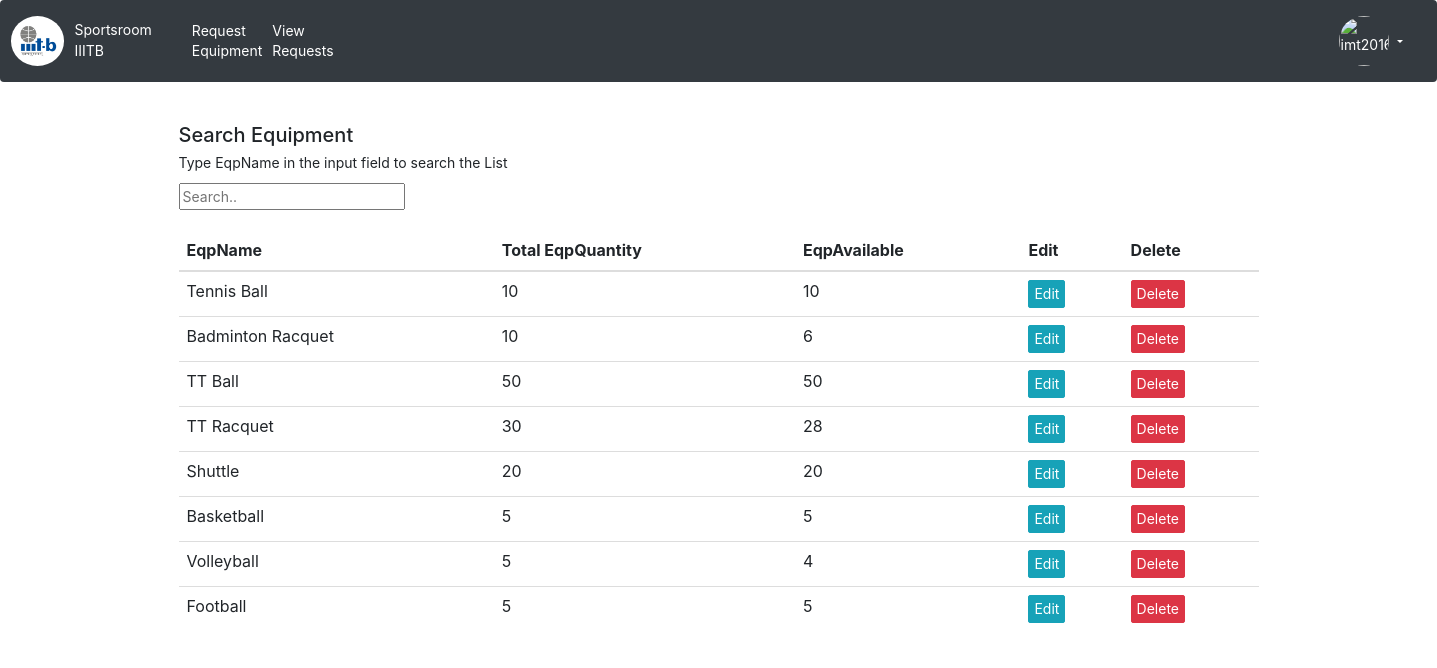
The page /sportsEquipment/viewEquipList/ (signed in) on the database its author committed.
### sportsEquipment/models.py (models this page shows)
class Equipments(models.Model):
	eqpId       = models.AutoField(primary_key=True)
	eqpName     = models.CharField(max_length=50)
	eqpQuantity = models.IntegerField(default=0,validators=[MinValueValidator(1)])
	someInt = 0
	eqpQuantityTaken = models.IntegerField(default=0,validators=[MaxValueValidator(someInt)])
	def __init__(self,*args,**kwargs):
		super(Equipments, self).__init__(*args, **kwargs)
		if(self.someInt == 0):
			self.someInt = self.eqpQuantity
	def __str__(self):
		return str(self.eqpId)+"@"+self.eqpName+"_"+str(self.eqpQuantity)

### sportsEquipment/views.py (the view)
# urls.py: path(r'viewEquipList/',views.viewInventory,name='viewEquipList'),
@login_required
def viewInventory(request):
	userProfile = UserProfileInfo.objects.get(user=request.user)
	context = list(Equipments.objects.order_by('-eqpId'))
	for req in context:
		req.eqpQuantityTaken = req.eqpQuantity - req.eqpQuantityTaken
	print(context)
	return render(request, 'AdminUser/viewEquipList.html', {'context': context,'userProfile': userProfile});

### templates/AdminUser/viewEquipList.html (shortened to what this page needs)
{% extends 'MasterLayout/baseLayout.html' %}
{% block rightbar %}
              <div class ="profImg">
                    <img  src="/media/{{ userProfile.profile_pic }}" style="width:50px" alt="{{ user }}"/>
                    {% if user.is_authenticated %}
                    </div>
                    <div class="dropdown">
                      {% else %}
                    <a class="nav-link" href="{% url 'login:user_login' %}">Login</a>
                      {% endif %}
                    <button class="btn dropdown-toggle" type="button" data-toggle="dropdown" style="color: white"></button>
</div>
            {%  endblock%}
{% block body %}
  <div class="container" style="font-size: 14px">
    <br>
    <h2>Search Equipment</h2>
    <p>Type EqpName in the input field to search the List</p>
    <input id="myInput" type="text" placeholder="Search..">
    <br><br>
    <table class="table table-hover">
    <thead>
      <tr>
        <th>EqpName</th>
        <th>Total EqpQuantity</th>
        <th>EqpAvailable</th>
        <th>Edit</th>
        <th>Delete</th>
      </tr>
    </thead>
    <tbody id="myTable">
      {% for request in context %}
      <tr>
        <td>{{ request.eqpName }}</td>
        <td>{{ request.eqpQuantity }} </td>
        <td>{{ request.eqpQuantityTaken }}</td>
        <td><a href="{% url 'sportsEquipment:editEquipList' request.eqpId %}" class="btn btn-info btn-sm" role="button" style="font-size: 14px">Edit</a></td>
        <td><a href="{% url 'sportsEquipment:deleteEqp' request.eqpId %}" class="btn btn-danger btn-sm" role="button" style="font-size: 14px">Delete</a></td>
      </tr>
      {% endfor %}
    </tbody>
  </table>
  </div>
{% endblock %}

### templates/MasterLayout/baseLayout.html (shortened to what this page needs)
<html>
    <head>
        <link rel="stylesheet" href="https://maxcdn.bootstrapcdn.com/bootstrap/3.4.0/css/bootstrap.min.css">
    </head>
    {% load static %}
    <link rel="stylesheet" href="{% static '/css/style.css'%}">
    <link rel="stylesheet" href="{% static '/css/bootstrap.min.css'%}">
    <body>
        <nav class="navbar navbar-expand navbar-dark bg-dark">
          <img src="/media/profile_pics/IIIT-B_logo copy.jpg" style="max-height:50px"/>
          <a class="navbar-brand nav-link" href="{% url 'sportsEquipment:home' %}" style="font-size:14px">Sportsroom<br>IIITB</a>
          <div class="collapse navbar-collapse" id="navbarsExample02">
            {% if user.is_superuser %}
              <ul class="navbar-nav " style="margin-right: 900px">
              <li class="nav-item active">
                <a class="nav-link" href="{% url 'sportsEquipment:pendingRequest' %}">Pending Request <span class="sr-only">(current)</span></a>
              </li>
              <li class="nav-item active">
                <a class="nav-link" href="{% url 'sportsEquipment:approvedRequest' %}">Processed Request <span class="sr-only">(current)</span></a>
              </li>
              <li class="nav-item active">
                <a class="nav-link" href="{% url 'sportsEquipment:addEquip' %}">Add Equipment <span class="sr-only">(current)</span></a>
              </li>
              <li class="nav-item active">
                <a class="nav-link" href="{% url 'sportsEquipment:viewEquipList' %}">View Equipment <span class="sr-only">(current)</span></a>
              </li>
              <li class="nav-item active">
                <a class="nav-link" href="{% url 'sportsEquipment:penalty' %}">Check Penalty <span class="sr-only">(current)</span></a>
              </li>
            </ul>
            {% else %}
              <ul class="navbar-nav " style="margin-right: 1000px" >
              <li class="nav-item active">
                <a class="nav-link" href="{% url 'sportsEquipment:eqpRequest' %}">Request Equipment <span class="sr-only">(current)</span></a>
              </li>
              <li class="nav-item active">
                <a class="nav-link" href="{% url 'sportsEquipment:viewRequest' %}">View Requests <span class="sr-only">(current)</span></a>
              </li>
            </ul>
            {% endif %}
            {% block rightbar %}
            {%  endblock%}
              </div>
        </nav>
        <div class="container">
            {% block body %}
            {%  endblock%}
        </div>
    </body>
</html>

### static/css/style.css (style rules this page uses)
.nav-link { font-size:14px }
img { color: white; font-size: 14px }

### templates/MasterLayout/baseLayout.html (style rules this page uses)
img { border-radius: 50%; }

### rows shown on the page
Equipments: eqpName "Tennis Ball", eqpQuantity "10", eqpQuantityTaken "10"
Equipments: eqpName "Badminton Racquet", eqpQuantity "10", eqpQuantityTaken "6"
Equipments: eqpName "TT Ball", eqpQuantity "50", eqpQuantityTaken "50"
Equipments: eqpName "TT Racquet", eqpQuantity "30", eqpQuantityTaken "28"
Equipments: eqpName "Shuttle", eqpQuantity "20", eqpQuantityTaken "20"
Equipments: eqpName "Basketball", eqpQuantity "5", eqpQuantityTaken "5"
Equipments: eqpName "Volleyball", eqpQuantity "5", eqpQuantityTaken "4"
Equipments: eqpName "Football", eqpQuantity "5", eqpQuantityTaken "5"
